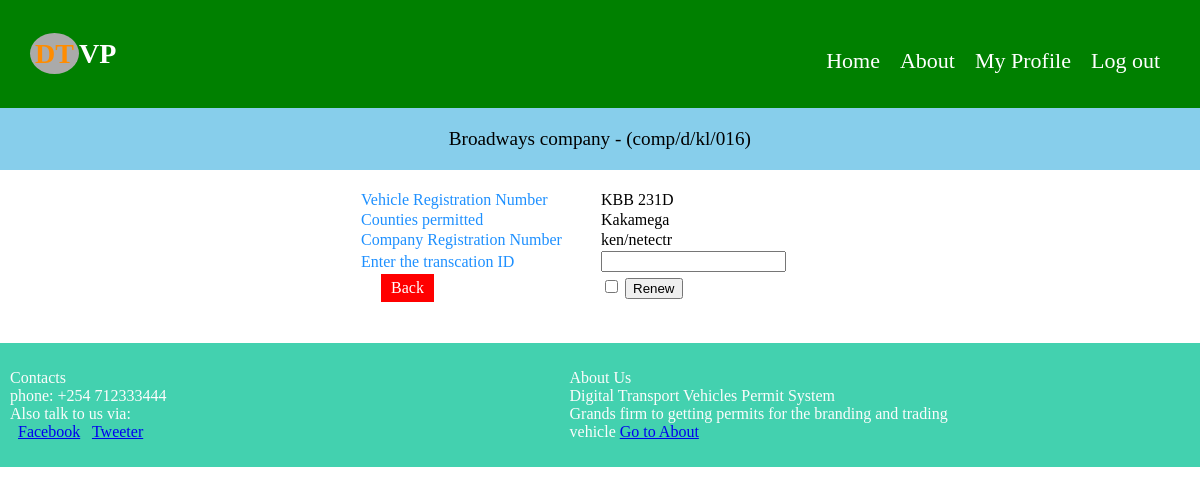
The page /renew-trading.php (signed in) on the database its author committed.
### tables this page shows
CREATE TABLE `user` (
  `userID` int(11) NOT NULL,
  `comp_name` varchar(50) NOT NULL,
  `comp_reg` varchar(50) NOT NULL,
  `email` varchar(100) NOT NULL,
  `pass` varchar(20) NOT NULL,
  `cpass` varchar(20) NOT NULL
);

CREATE TABLE `vehicle_reg` (
  `v_id` int(11) NOT NULL,
  `comp_reg` varchar(11) NOT NULL,
  `plate_no` varchar(10) NOT NULL,
  `county` text NOT NULL,
  `status` varchar(50) NOT NULL,
  `date` date NOT NULL DEFAULT current_timestamp()
);

### session.php (called while the page is built, shortened)
<?php
	$id_sess = $_SESSION['comp_reg'];
?>

### renew-trading.php (the view, shortened to what this page needs)
<?php
    include('main-header.php') ;
    include('name-bar.php');
?>
<?php
 $q = mysqli_query($con, "select * from vehicle_reg");
 $no_q = mysqli_fetch_assoc($q);
 $v_id = $no_q['v_id'];
	$query = mysqli_query($con, "select * from vehicle_reg where v_id='$v_id' order by v_id desc");
	$num_rows = mysqli_num_rows($query);
	if ($num_rows > 0) {
		while ($row = mysqli_fetch_assoc($query)) {
			echo "<div class='product' >
					<table style='width:40%; border-collapse:collapse;'>
					<form action='' method='post'>
						<tr><td style='width:50%;'><span style='color:dodgerblue;'>Vehicle Registration Number </td><td style='text-transform:uppercase;'>".$row['plate_no']."</span></td></tr>
						<tr><td><span style='color:dodgerblue;'> Counties permitted </td><td> ".$row['county']."</span></td></tr>
						<tr><td><span style='color:dodgerblue;'> Company Registration Number</td><td>".$row['comp_reg']."</span></td></tr>
						<tr><td><span style='color:dodgerblue;'> Enter the transcation ID</span></td><td><input type='text' name='transcation_id' required></td></tr>
						<tr><td style=''><a href='home.php' class='back'>Back</a></td>
								<td>
									<input type='checkbox' name='checkbox' value='".$row['v_id']."' required>
									<input type='submit' name='renew' value='Renew'>
								</td>
						</tr>
					</form>
					</table>
				 </div>";
		}
	}
?>
<?php include('footer.php'); ?>

### name-bar.php (shortened to what this page needs)
<div class="namebar">
	<?php
	include('dbcon.php');
	    $pic_query = mysqli_query($con, "select * from user where comp_reg = '$id_sess'");
	    $row = mysqli_fetch_array($pic_query);
	    echo "<p style='color: black;'>".$row['comp_name']." company - (".$_SESSION['comp_reg'].")</p>";
	?>
</div>

### css/login.css (style rules this page uses)
body { padding: 0px; margin: 0px; }

### css/mainstyle.css (style rules this page uses)
table { border-collapse: collapse; width: 60%; margin: 20px auto; }

### name-bar.php (style rules this page uses)
.namebar { background-color: skyblue; width: 99.8%; padding: 1px; font-size: 120%; text-align: center; }

### renew-trading.php (style rules this page uses)
.back { background-color:red; border: none; color:white;text-decoration:none; float:right; padding: 5px 10px; float: left; margin-left: 20px; }

### footer.php (style rules this page uses)
p { color: #fcfcfc; }

### rows shown on the page
user: comp_name "Broadways"
vehicle_reg: plate_no "KBB 231D", county "Kakamega", comp_reg "ken/netectr"

### other values the page prints
$_SESSION['comp_reg'] "comp/d/kl/016"
